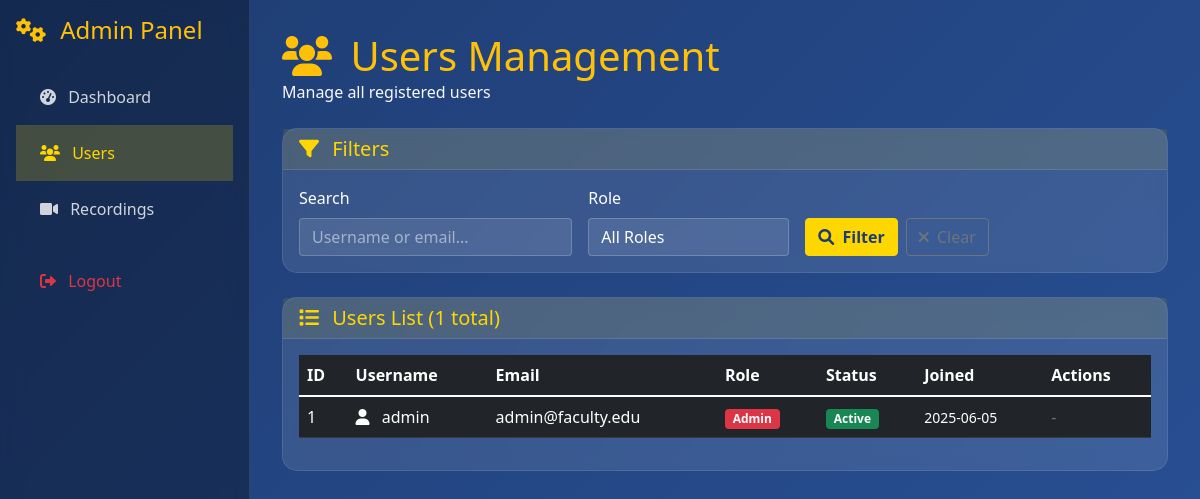
Page /admin/users (signed in) on the committed database.
### tables this page shows
CREATE TABLE users (
            id INTEGER PRIMARY KEY AUTOINCREMENT,
            username TEXT UNIQUE NOT NULL,
            email TEXT UNIQUE NOT NULL,
            password_hash TEXT NOT NULL,
            role TEXT DEFAULT 'user',
            created_at TIMESTAMP DEFAULT CURRENT_TIMESTAMP,
            last_login TIMESTAMP,
            is_active BOOLEAN DEFAULT 1
        );

### backend/app.py (the view)
@app.route('/admin/users')
@admin_required
def admin_users():
    db = get_db()
    cursor = db.cursor()
    search = request.args.get('search', '').strip()
    role_filter = request.args.get('role', '').strip()
    page = int(request.args.get('page', 1))
    per_page = 20
    query = 'SELECT * FROM users'
    params = []
    conditions = []
    if search:
        conditions.append('(username LIKE ? OR email LIKE ?)')
        params.extend([f'%{search}%', f'%{search}%'])
    if role_filter:
        conditions.append('role = ?')
        params.append(role_filter)
    if conditions:
        query += ' WHERE ' + ' AND '.join(conditions)
    query += ' ORDER BY created_at DESC'
    count_query = 'SELECT COUNT(*) as total FROM users'
    if conditions:
        count_query += ' WHERE ' + ' AND '.join(conditions)
    cursor.execute(count_query, params)
    total = cursor.fetchone()['total']
    offset = (page - 1) * per_page
    query += f' LIMIT {per_page} OFFSET {offset}'
    cursor.execute(query, params)
    users = cursor.fetchall()
    return render_template('admin/users.html',
                         users=users,
                         total=total,
                         search=search,
                         role_filter=role_filter,
                         page=page,
                         per_page=per_page,
                         total_pages=(total + per_page - 1) // per_page)

### backend/app.py (called while the page is built)
def get_db():
    if 'db' not in g:
        g.db = sqlite3.connect(app.config['DATABASE'])
        g.db.row_factory = sqlite3.Row
    return g.db

def close_db_1(e=None):
    db = g.pop('db', None)
    if db is not None:
        db.close()

def admin_required(f):
    @wraps(f)
    def decorated_function(*args, **kwargs):
        if 'admin_user_id' not in session:
            return redirect(url_for('admin_login'))
        return f(*args, **kwargs)
    return decorated_function

### backend/templates/admin/users.html (shortened to what this page needs)
{% extends "admin/base.html" %}
{% block content %}
<div class="row mb-4">
    <div class="col">
        <h1 class="text-warning mb-0">
            <i class="fas fa-users me-2"></i>
            Users Management
        </h1>
        <p class="text-light mb-0">Manage all registered users</p>
    </div>
</div>
<div class="card mb-4">
    <div class="card-header">
        <h5 class="mb-0">
            <i class="fas fa-filter me-2"></i>
            Filters
        </h5>
    </div>
    <div class="card-body">
        <form method="GET" class="row g-3">
            <div class="col-md-4">
                <label for="search" class="form-label">Search</label>
                <input type="text" class="form-control" id="search" name="search"
                       value="{{ search }}" placeholder="Username or email...">
            </div>
            <div class="col-md-3">
                <label for="role" class="form-label">Role</label>
                <select class="form-select" id="role" name="role">
                    <option value="">All Roles</option>
                </select>
            </div>
            <div class="col-md-3">
                <label class="form-label">&nbsp;</label>
                <div class="d-flex gap-2">
                    <button type="submit" class="btn btn-primary">
                        <i class="fas fa-search me-1"></i>
                        Filter
                    </button>
                    <a href="{{ url_for('admin_users') }}" class="btn btn-outline-secondary">
                        <i class="fas fa-times me-1"></i>
                        Clear
                    </a>
                </div>
            </div>
        </form>
    </div>
</div>
<div class="card">
    <div class="card-header d-flex justify-content-between align-items-center">
        <h5 class="mb-0">
            <i class="fas fa-list me-2"></i>
            Users List ({{ total }} total)
        </h5>
    </div>
    <div class="card-body">
        {% if users %}
            <div class="table-responsive">
                <table class="table table-dark table-hover">
                    <thead>
                        <tr>
                            <th>ID</th>
                            <th>Username</th>
                            <th>Email</th>
                            <th>Role</th>
                            <th>Status</th>
                            <th>Joined</th>
                            <th>Actions</th>
                        </tr>
                    </thead>
                    <tbody>
                        {% for user in users %}
                        <tr>
                            <td>{{ user.id }}</td>
                            <td>
                                <i class="fas fa-user me-2"></i>
                                {{ user.username }}
                            </td>
                            <td>{{ user.email }}</td>
                            <td>
                                <span class="badge bg-{{ 'danger' if user.role == 'admin' else 'warning' if user.role == 'moderator' else 'secondary' }}">
                                    {{ user.role.title() }}
                                </span>
                            </td>
                            <td>
                                <span class="badge bg-{{ 'success' if user.is_active else 'danger' }}">
                                    {{ 'Active' if user.is_active else 'Inactive' }}
                                </span>
                            </td>
                            <td>
                                <small>{{ moment(user.created_at).format('MMM DD, YYYY') if moment else user.created_at[:10] }}</small>
                            </td>
                            <td>
                                {% if session.admin_role == 'admin' and user.id != session.admin_user_id %}
                                    <form method="POST" action="{{ url_for('toggle_user_status', user_id=user.id) }}"
                                          style="display: inline;" onsubmit="return confirm('Are you sure?')">
                                        <button type="submit" class="btn btn-sm btn-{{ 'warning' if user.is_active else 'success' }}">
                                            <i class="fas fa-{{ 'ban' if user.is_active else 'check' }} me-1"></i>
                                            {{ 'Deactivate' if user.is_active else 'Activate' }}
                                        </button>
                                    </form>
                                {% else %}
                                    <span class="text-muted">-</span>
                                {% endif %}
                            </td>
                        </tr>
                        {% endfor %}
                    </tbody>
                </table>
            </div>
        {% else %}
            <div class="text-center text-muted py-5">
                <i class="fas fa-users fa-4x mb-3"></i>
                <h4>No Users Found</h4>
                <p>No users match your current filters.</p>
            </div>
        {% endif %}
    </div>
</div>
{% endblock %}

### backend/templates/admin/base.html (style rules this page uses)
:root { --primary-color: #1e3c72; --secondary-color: #ffd700; --dark-bg: #0f1419; --card-bg: rgba(255, 255, 255, 0.1); }
body { background: linear-gradient(135deg, #1e3c72 0%, #2a5298 100%); min-height: 100vh; font-family: 'Segoe UI', Tahoma, Geneva, Verdana, sans-serif; }
.card { background: var(--card-bg); backdrop-filter: blur(10px); border: 1px solid rgba(255, 255, 255, 0.1); border-radius: 15px; color: white; }
.card-header { background: rgba(255, 215, 0, 0.1); border-bottom: 1px solid rgba(255, 255, 255, 0.1); color: var(--secondary-color); font-weight: 600; }
.btn-primary { background: var(--secondary-color); border-color: var(--secondary-color); color: var(--primary-color); font-weight: 600; }
.table-dark { background: rgba(0, 0, 0, 0.3); }
.form-control, .form-select { background: rgba(255, 255, 255, 0.1); border: 1px solid rgba(255, 255, 255, 0.2); color: white; }
.form-control::placeholder { color: rgba(255, 255, 255, 0.5); }

### rows in the picture
users: id "1", username "admin", email "admin@faculty.edu", role "Admin", is_active "Active", created_at "2025-06-05"

### other values in the picture
{{ total }} "1"
